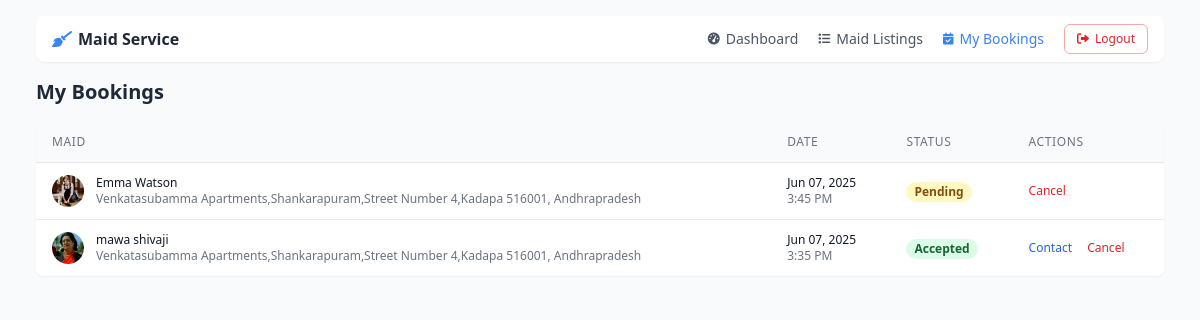
The app's page /user/bookings/ (signed in) with its own data.
### booking/models.py (models this page shows, shortened)
class Booking(models.Model):
    STATUS_CHOICES = [
        ('pending', 'Pending'),
        ('accepted', 'Accepted'),
        ('rejected', 'Rejected'),
        ('completed', 'Completed'),
        ('cancelled', 'Cancelled'),
    ]
    SERVICE_CHOICES = [
        ('cleaning', 'House Cleaning'),
        ('cooking', 'Cooking'),
        ('childcare', 'Child Care'),
        ('eldercare', 'Elder Care'),
        ('laundry', 'Laundry'),
        ('fullday', 'Full Day Service'),
    ]
    customer = models.ForeignKey(Customer, on_delete=models.CASCADE, related_name='bookings')
    maid = models.ForeignKey(Maid, on_delete=models.CASCADE, related_name='bookings')
    booking_date = models.DateTimeField(auto_now_add=True)
    service_date = models.DateTimeField()
    service_type = models.CharField(max_length=20, choices=SERVICE_CHOICES, default='cleaning')
    duration_hours = models.PositiveIntegerField(default=2)
    notes = models.TextField(blank=True)
    status = models.CharField(max_length=20, choices=STATUS_CHOICES, default='pending')

class Maid(models.Model):
    user = models.OneToOneField(User, on_delete=models.CASCADE)
    phone = models.CharField(max_length=15)
    address = models.TextField()
    profile_pic = models.ImageField(upload_to='maid_profiles/', null=True, blank=True)
    services = models.CharField(max_length=255)
    experience = models.IntegerField(default=0)
    hourly_rate = models.DecimalField(max_digits=6, decimal_places=2, default=100.00)

### booking/views.py (the view)
# urls.py: path('user/bookings/', views.user_bookings, name='user_bookings'),
def user_bookings(request):
    print("User bookings view called")
    if request.user.is_authenticated:
        try:
            customer = Customer.objects.get(user=request.user)
            bookings = Booking.objects.filter(customer=customer).order_by('-booking_date')
            return render(request, 'booking/user_bookings.html', {'bookings': bookings})
        except Customer.DoesNotExist:
            messages.error(request, 'You are not registered as a customer.')
            return redirect('landing')
    else:
        return redirect('user_login')

### booking/templates/booking/user_bookings.html (shortened to what this page needs)
<!DOCTYPE html>
<html>
<head>
    <script src="https://cdn.tailwindcss.com"></script>
    <link rel="stylesheet" href="https://cdnjs.cloudflare.com/ajax/libs/font-awesome/6.0.0/css/all.min.css">
</head>
<body class="bg-gray-50 text-sm">
    <div class="container mx-auto px-3 py-4 max-w-6xl">
        <nav class="bg-white shadow-sm rounded-lg mb-4 px-4 py-2">
            <div class="flex flex-wrap items-center justify-between">
                <a class="flex items-center text-base font-semibold text-gray-800" href="#">
                    <i class="fas fa-broom mr-1.5 text-blue-500"></i>Maid Service
                </a>
                <div class="hidden lg:flex flex-grow items-center" id="navbarNav">
                    <ul class="flex flex-col lg:flex-row lg:ml-auto">
                        <li class="my-1.5 lg:my-0 lg:mr-5">
                            <a class="flex items-center text-gray-600 hover:text-blue-500 text-sm" href="{% url 'dashboard' %}">
                                <i class="fas fa-tachometer-alt mr-1.5 text-xs"></i>Dashboard
                            </a>
                        </li>
                        <li class="my-1.5 lg:my-0 lg:mr-5">
                            <a class="flex items-center text-gray-600 hover:text-blue-500 text-sm" href="{% url 'maid_listings' %}">
                                <i class="fas fa-list mr-1.5 text-xs"></i>Maid Listings
                            </a>
                        </li>
                        <li class="my-1.5 lg:my-0 lg:mr-5">
                            <a class="flex items-center text-blue-500 font-medium text-sm" href="{% url 'user_bookings' %}">
                                <i class="fas fa-calendar-check mr-1.5 text-xs"></i>My Bookings
                            </a>
                        </li>
                    </ul>
                    <div class="mt-3 lg:mt-0">
                        <a href="{% url 'user_logout' %}" class="inline-flex items-center px-3 py-1.5 border border-red-300 text-red-600 text-xs rounded-md hover:bg-red-50 transition-colors">
                            <i class="fas fa-sign-out-alt mr-1.5 text-xs"></i>Logout
                        </a>
                    </div>
                </div>
            </div>
        </nav>
        <h1 class="text-xl font-bold text-gray-800 mb-4">My Bookings</h1>
        <div class="bg-white rounded-lg shadow-sm overflow-hidden">
            {% if bookings %}
                <table class="min-w-full divide-y divide-gray-200">
                    <thead class="bg-gray-50">
                        <tr>
                            <th scope="col" class="px-4 py-3 text-left text-xs font-medium text-gray-500 uppercase tracking-wider">Maid</th>
                            <th scope="col" class="px-4 py-3 text-left text-xs font-medium text-gray-500 uppercase tracking-wider">Date</th>
                            <th scope="col" class="px-4 py-3 text-left text-xs font-medium text-gray-500 uppercase tracking-wider">Status</th>
                            <th scope="col" class="px-4 py-3 text-left text-xs font-medium text-gray-500 uppercase tracking-wider">Actions</th>
                        </tr>
                    </thead>
                    <tbody class="bg-white divide-y divide-gray-200">
                        {% for booking in bookings %}
                        <tr>
                            <td class="px-4 py-3 whitespace-nowrap">
                                <div class="flex items-center">
                                    <div class="flex-shrink-0 h-8 w-8">
                                        {% if booking.maid.profile_pic %}
                                        <img class="h-8 w-8 rounded-full object-cover" src="{{ booking.maid.profile_pic.url }}" alt="">
                                        {% else %}
                                        <div class="h-8 w-8 rounded-full bg-gray-200 flex items-center justify-center">
                                            <i class="fas fa-user text-gray-400"></i>
                                        </div>
                                        {% endif %}
                                    </div>
                                    <div class="ml-3">
                                        <div class="text-xs font-medium text-gray-900">{{ booking.maid.user.first_name }} {{ booking.maid.user.last_name }}</div>
                                        <div class="text-xs text-gray-500">{{ booking.maid.address }}</div>
                                    </div>
                                </div>
                            </td>
                            <td class="px-4 py-3 whitespace-nowrap">
                                <div class="text-xs text-gray-900">{{ booking.booking_date|date:"M d, Y" }}</div>
                                <div class="text-xs text-gray-500">{{ booking.booking_date|time:"g:i A" }}</div>
                            </td>
                            <td class="px-4 py-3 whitespace-nowrap">
                                {% if booking.status == 'pending' %}
                                <span class="px-2 inline-flex text-xs leading-5 font-semibold rounded-full bg-yellow-100 text-yellow-800">Pending</span>
                                {% elif booking.status == 'accepted' %}
                                <span class="px-2 inline-flex text-xs leading-5 font-semibold rounded-full bg-green-100 text-green-800">Accepted</span>
                                {% elif booking.status == 'rejected' %}
                                <span class="px-2 inline-flex text-xs leading-5 font-semibold rounded-full bg-red-100 text-red-800">Rejected</span>
                                {% elif booking.status == 'completed' %}
                                <span class="px-2 inline-flex text-xs leading-5 font-semibold rounded-full bg-blue-100 text-blue-800">Completed</span>
                                {% elif booking.status == 'cancelled' %}
                                <span class="px-2 inline-flex text-xs leading-5 font-semibold rounded-full bg-gray-100 text-gray-800">Cancelled</span>
                                {% endif %}
                            </td>
                            <td class="px-4 py-3 whitespace-nowrap text-xs font-medium">
                                {% if booking.status == 'pending' %}
                                <form method="post" action="{% url 'cancel_booking' booking.id %}" class="inline">
                                    <button type="submit" class="text-red-600 hover:text-red-900">Cancel</button>
                                </form>
                                {% elif booking.status == 'accepted' %}
                                <a href="#" class="text-blue-600 hover:text-blue-900 mr-3">Contact</a>
                                <form method="post" action="{% url 'cancel_booking' booking.id %}" class="inline">
                                    <button type="submit" class="text-red-600 hover:text-red-900">Cancel</button>
                                </form>
                                {% endif %}
                            </td>
                        </tr>
                        {% endfor %}
                    </tbody>
                </table>
            {% endif %}
        </div>
    </div>
</body>
</html>

### records on screen
Booking: maid.profile_pic (picture), maid.user.first_name "Emma", maid.user.last_name "Watson", maid.address "Venkatasubamma Apartments,Shankarapuram,Street Number 4,Kadapa 516001, Andhrapradesh", booking_date "Jun 07, 2025", booking_date "3:45 PM", status "Pending"
Booking: maid.profile_pic (picture), maid.user.first_name "mawa", maid.user.last_name "shivaji", maid.address "Venkatasubamma Apartments,Shankarapuram,Street Number 4,Kadapa 516001, Andhrapradesh", booking_date "Jun 07, 2025", booking_date "3:35 PM", status "Accepted"
